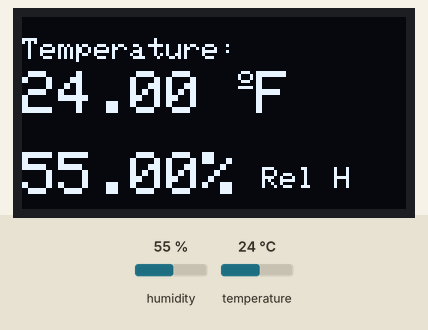
Simulated run of this sketch. Board: Arduino Uno, built with avr-gcc and run on an emulated ATmega328P. Parts: 128×64 one-colour display. Inputs (shaded band) come from the test bench; at power-on: humidity 55 %, temperature 24 °C. What the sketch prints to the serial monitor is not drawn.

Above: at 3.2 s.
3.3 s: humidity set to 22 %
At 5.3 s:
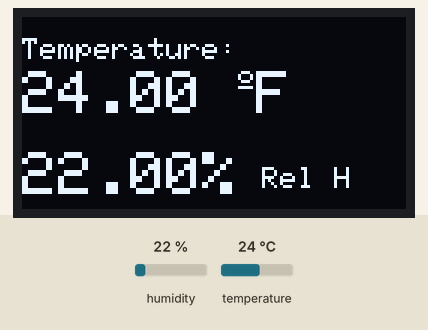
5.8 s: temperature set to 12 °C
At 7.8 s:
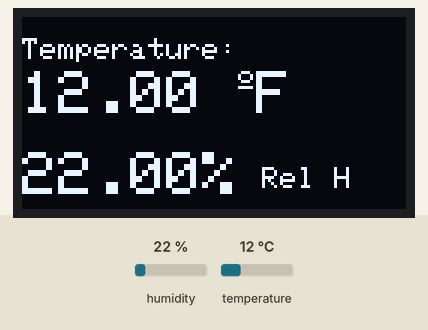
8.1 s: humidity set to 40 %
At 10.1 s:
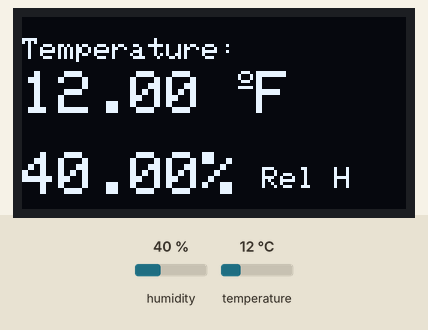
10.4 s: temperature set to 19 °C
At 11.5 s:
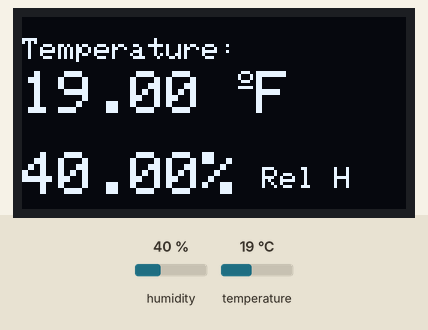
Timing chart, 0 to 13.4 s (numbered marks = the images above; inputs shaded):
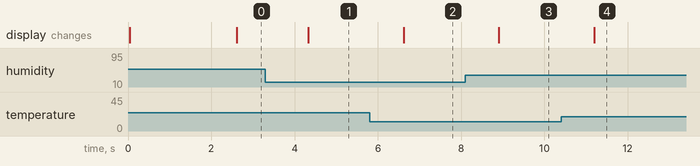

The sketch:

TemperaturesensorCode.ino
```cpp
#include "Adafruit_SHT31.h" //https://github.com/adafruit/Adafruit_SHT31/archive/master.zip
Adafruit_SHT31 sht31 = Adafruit_SHT31();

#include <Wire.h>
#include <Adafruit_GFX.h> //https://github.com/adafruit/Adafruit-GFX-Library
#include <Adafruit_SSD1306.h> //https://github.com/adafruit/Adafruit_SSD1306

#define SCREEN_WIDTH 128 // OLED display width, in pixels
#define SCREEN_HEIGHT 64 // OLED display height, in pixels

// Declaration for an SSD1306 display connected to I2C (SDA, SCL pins)
Adafruit_SSD1306 display(SCREEN_WIDTH, SCREEN_HEIGHT, &Wire, -1);

void setup() {
      Serial.begin(9600);
      delay(10);
      Serial.println("SHT31 test");
      if (! sht31.begin(0x44)) {   // Set to 0x45 for alternate i2c addr
      Serial.println("Couldn't find SHT31");
      while (1) delay(1);
      }

        if(!display.begin(SSD1306_SWITCHCAPVCC, 0x3C)) { // Address 0x3D for 128x64
    Serial.println(F("SSD1306 allocation failed"));
    for(;;);
  }
  delay(2000);
  display.clearDisplay();

}

void loop() {

    float t = sht31.readTemperature();
    float h = sht31.readHumidity();

    if (! isnan(t)) {  // check if 'is not a number'
    Serial.print("Temp *C = "); Serial.println(t);
    }
    else {
    t=0.0;
    Serial.println("Failed to read temperature");
    }

    if (! isnan(h)) {  // check if 'is not a number'
    Serial.print("Hum. % = "); Serial.println(h);
    }
    else {
    h=0.0;
    Serial.println("Failed to read humidity");
    }
    Serial.println();
    delay(500);

display.clearDisplay();

    // display temperature
    display.setTextSize(1);
    display.setCursor(0,7);
    display.print("Temperature: ");
    display.setTextSize(2);
    display.setCursor(0,18);
    display.print(t);
    display.print(" ");
    display.setTextSize(1);
    display.cp437(true);
    display.write(167);
    display.setTextSize(2);
    display.print("F");

    // display humidity
    display.setTextSize(2);
    display.setCursor(0, 45);
    display.print(h);
    display.print("%");
    display.setTextSize(1);
    display.setCursor(74, 50);
    display.print(" ");
    display.print("Rel H");
    display.display();
}
```

Measured:
- after the input at 3.3 s, the display: changes after 1.0 s (image 1)
- after the input at 5.8 s, the display: changes after 0.82 s (image 2)
- after the input at 8.1 s, the display: changes after 0.80 s (image 3)
- after the input at 10.4 s, the display: changes after 0.79 s (image 4)
